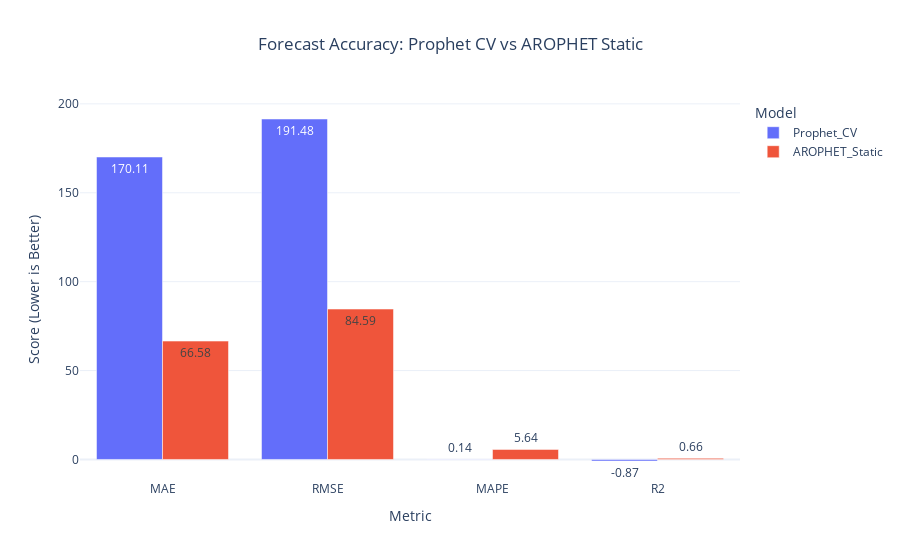

Notebook code for this chart:
### Code cell
# Prophet Cross-Validation vs AROPHET Static Comparison
df_cv = cross_validation(
    m,
    initial='1460 days',
    period='180 days',
    horizon='365 days')
df_p = performance_metrics(df_cv)
prophet_cv_r2 = r2_score(df_cv['y'], df_cv['yhat'])
prophet_cv_mae = df_p['mae'].mean()
prophet_cv_rmse = df_p['rmse'].mean()
prophet_cv_mape = df_p['mape'].mean()

comparison_df = pd.DataFrame({
    'Metric': ['MAE', 'RMSE', 'MAPE', 'R2'],
    'Prophet_CV': [
        round(prophet_cv_mae, 2),
        round(prophet_cv_rmse, 2),
        round(prophet_cv_mape, 2),
        round(prophet_cv_r2, 4)
    ],
    'AROPHET_Static': [
        round(accuracy_df.loc[1, 'MAE'], 2),
        round(accuracy_df.loc[1, 'RMSE'], 2),
        round(accuracy_df.loc[1, 'MAPE'], 2),
        round(accuracy_df.loc[1, 'R2'], 4)
    ]
})

plot_df = comparison_df.melt(
    id_vars='Metric',
    var_name='Model',
    value_name='Score')

fig = px.bar(
    plot_df,
    x='Metric',
    y='Score',
    color='Model',
    barmode='group',
    text_auto='.2f',
    title='Forecast Accuracy: Prophet CV vs AROPHET Static',
    labels={'Score': 'Error Metric'})

fig.update_layout(
    yaxis_title='Score (Lower is Better)',
    xaxis_title='Metric',
    title_x=0.5,
    template='plotly_white')

fig.show()

### Figure 1 — Plotly figure (JSON) as saved in the notebook; plotly's stock layout.template omitted (floating-point values rounded to 4 significant figures)
{"data": [{"alignmentgroup": "True", "hovertemplate": "Model=Prophet_CV<br>Metric=%{x}<br>Error Metric=%{y}<extra></extra>", "legendgroup": "Prophet_CV", "marker": {"color": "#636efa", "pattern": {"shape": ""}}, "name": "Prophet_CV", "offsetgroup": "Prophet_CV", "orientation": "v", "showlegend": true, "textposition": "auto", "texttemplate": "%{y:.2f}", "type": "bar", "x": ["MAE", "RMSE", "MAPE", "R2"], "xaxis": "x", "y": [170.1, 191.5, 0.14, -0.8656], "yaxis": "y"}, {"alignmentgroup": "True", "hovertemplate": "Model=AROPHET_Static<br>Metric=%{x}<br>Error Metric=%{y}<extra></extra>", "legendgroup": "AROPHET_Static", "marker": {"color": "#EF553B", "pattern": {"shape": ""}}, "name": "AROPHET_Static", "offsetgroup": "AROPHET_Static", "orientation": "v", "showlegend": true, "textposition": "auto", "texttemplate": "%{y:.2f}", "type": "bar", "x": ["MAE", "RMSE", "MAPE", "R2"], "xaxis": "x", "y": [66.58, 84.59, 5.64, 0.6601], "yaxis": "y"}], "layout": {"barmode": "group", "legend": {"title": {"text": "Model"}, "tracegroupgap": 0}, "title": {"text": "Forecast Accuracy: Prophet CV vs AROPHET Static", "x": 0.5}, "xaxis": {"anchor": "y", "domain": [0, 1], "title": {"text": "Metric"}}, "yaxis": {"anchor": "x", "domain": [0, 1], "title": {"text": "Score (Lower is Better)"}}}}
